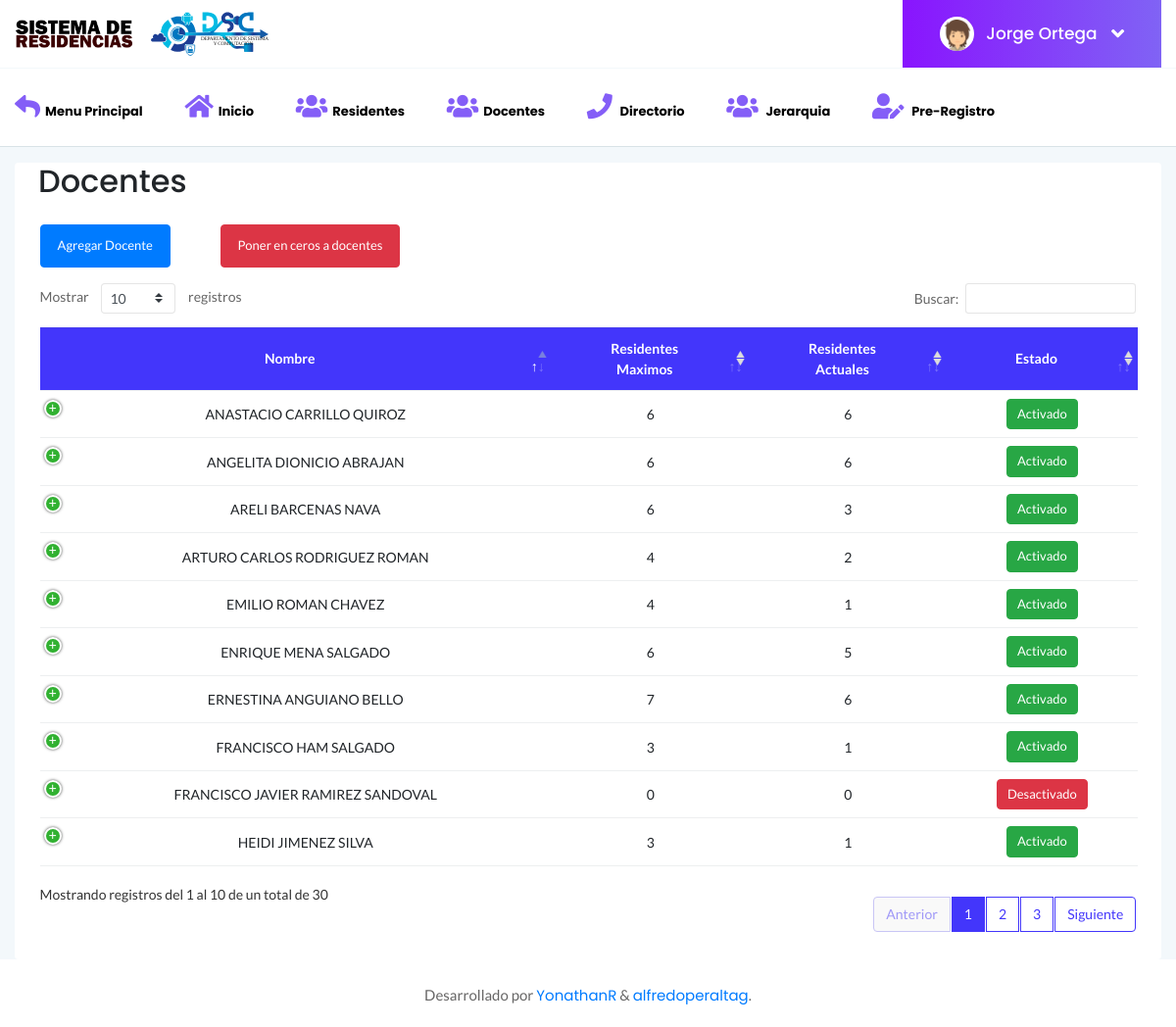
The page /SDR/Docentes (signed in) on the database its author committed.
### tables this page shows
CREATE TABLE IF NOT EXISTS `asesor` (
  `id` int(10) unsigned NOT NULL AUTO_INCREMENT,
  `nombre` varchar(100) NOT NULL,
  `noResidentes` int(2) NOT NULL DEFAULT '0',
  `estado` int(2) unsigned NOT NULL DEFAULT '1',
  `setResidentes` int(2) unsigned DEFAULT '0',
  PRIMARY KEY (`id`)
);

### SDR/controladores/plantilla.controlador.php (called while the page is built)
<?php
class ControladorPlantilla{
	public function ctrPlantilla(){
		include "vistas/plantilla.php";
	}
}

### SDR/index.php (called while the page is built, shortened)
<?php
require_once "controladores/plantilla.controlador.php";
require_once "controladores/residentes.controlador.php";
require_once "controladores/docentes.controlador.php";
require_once "controladores/inicio.controlador.php";
require_once "modelos/docentes.modelo.php";
$plantilla = new ControladorPlantilla();
$plantilla->ctrPlantilla();

### SDR/controladores/docentes.controlador.php (called while the page is built, shortened)
<?php
class ControladorDocentes
{
    public static function ctrMostrarDocentes($item, $valor)
    {
        $tabla = "asesor";
        $respuesta = ModeloDocentes::MdlMostrarDocentes($tabla, $item, $valor);
        return $respuesta;
    }
}

### SDR/modelos/conexion.php (called while the page is built)
<?php
class Conexion
{
	static public function conectar()
	{
		$link = new PDO("mysql:host=localhost;dbname=cat", "u297166837.dsc", "DscIti2021.");
		$link->exec("set names utf8");
		return $link;
	}
}

### SDR/modelos/docentes.modelo.php (called while the page is built, shortened)
<?php
require_once "conexion.php";
class ModeloDocentes
{
    static public function MdlMostrarDocentes($tabla, $item, $valor)
    {
        if ($item != null) {
            $stmt = Conexion::conectar()->prepare("SELECT * FROM $tabla WHERE $item = :$item");
            $stmt->bindParam(":" . $item, $valor, PDO::PARAM_STR);
            $stmt->execute();
            return $stmt->fetch();
        } else {
            $stmt = Conexion::conectar()->prepare("SELECT * FROM $tabla");
            $stmt->execute();
            return $stmt->fetchAll();
        }
    }
}

### SDR/vistas/modulos/Docentes.php (the view, shortened to what this page needs)
<div class="col-12 mt-3">
    <div class="card">
        <h2 class="ml-4">Docentes</h2>
        <div class="card-body">
            <button class="btn btn-primary mb-3" data-toggle="modal" data-target="#modalAgregarDocente">Agregar Docente</button>
            <button class="btn btn-danger mb-3 ml-5 btnCeroDocente">Poner en ceros a docentes</button>
            <div class="data-tables datatable-primary">
                <table class="text-center tablaES">
                    <thead class="text-capitalize">
                        <tr>
                            <th>Nombre</th>
                            <th>Residentes<br>Maximos</th>
                            <th>Residentes<br>Actuales</th>
                            <th>Estado</th>
                        </tr>
                    </thead>
                    <tbody>
                        <?php
                        $item = null;
                        $valor = null;
                        $docentes = ControladorDocentes::ctrMostrarDocentes($item, $valor);
                        foreach ($docentes as $key => $value) {
                            if ($value["nombre"] != "NA") {
                                echo '<tr>
                                        <td>' . $value["nombre"] . '</td>';
                                        echo '<td>' . $value["setResidentes"] . '</td>';
                                        echo '<td>' . $value["noResidentes"] . '</td>';
                                if ($value["estado"] != 0) {
                                    echo '<td><button class="btn btn-success btn-xs btnActivarDocente" idDocente="' . $value["id"] . '" estadoDocente="0">Activado</button></td>';
                                } else {
                                    echo '<td><button class="btn btn-danger btn-xs btnActivarDocente" idDocente="' . $value["id"] . '" estadoDocente="1">Desactivado</button></td>';
                                }
                                echo '<td>
                                            <div class="btn-group">
                                                <button class="btn btn-warning btnEditarDocente" idDocente="' . $value["id"] . '" data-toggle="modal" data-target="#modalEditarDocente"><i class="fa fa-edit"></i></button>
                                                <button class="btn btn-primary btnInfoDocente" idDocente="' . $value["id"] . '" data-toggle="modal" data-target="#modalInfoDocente"><i class="fa fa-info"></i></button>
                                                <button class="btn btn-danger btnEliminarDocente" idDocente="' . $value["id"] . '"><i class="fa fa-times"></i></button>
                                            </div>
                                        </td>
                                    </tr>';
                            }
                        }
                        ?>
                    </tbody>
                </table>
            </div>
        </div>
    </div>
</div>

### SDR/vistas/assets/css/styles.css (style rules this page uses)
.card { border: none; border-radius: 4px; background-color: #fff; -webkit-transition: all 0.3s ease 0s; transition: all 0.3s ease 0s; }
.card-body { padding: 25.6px; padding: 1.6rem; }
.body-bg { background: #F3F8FB; }
.btn { padding: 11px 17px; font-size: 13px; letter-spacing: 0; }
.btn-xs { padding: 5px 10px; }
table tr th { border-bottom: none; }
table tr th, table tr td { border-top: 1px solid rgba(120, 130, 140, 0.13) !important; }
.datatable-primary thead { background: #4336fb; color: #fff; }
table.dataTable.no-footer { border-bottom: 1px solid rgba(120, 130, 140, 0.13) !important; }
table.dataTable thead th, table.dataTable thead td { border-bottom-color: transparent; }

### rows shown on the page
asesor: nombre "ARELI BARCENAS NAVA", setResidentes "6", noResidentes "3"
asesor: nombre "ENRIQUE MENA SALGADO", setResidentes "6", noResidentes "5"
asesor: nombre "ANGELITA DIONICIO ABRAJAN", setResidentes "6", noResidentes "6"
asesor: nombre "ERNESTINA ANGUIANO BELLO", setResidentes "7", noResidentes "6"
asesor: nombre "ANASTACIO CARRILLO QUIROZ", setResidentes "6", noResidentes "6"
asesor: nombre "ARTURO CARLOS RODRIGUEZ ROMAN", setResidentes "4", noResidentes "2"
asesor: nombre "EMILIO ROMAN CHAVEZ", setResidentes "4", noResidentes "1"
asesor: nombre "FRANCISCO JAVIER RAMIREZ SANDOVAL", setResidentes "0", noResidentes "0"
asesor: nombre "HEIDI JIMENEZ SILVA", setResidentes "3", noResidentes "1"
asesor: nombre "FRANCISCO HAM SALGADO", setResidentes "3", noResidentes "1"

### other values the page prints
$_SESSION['nombre'] "Jorge Ortega"
